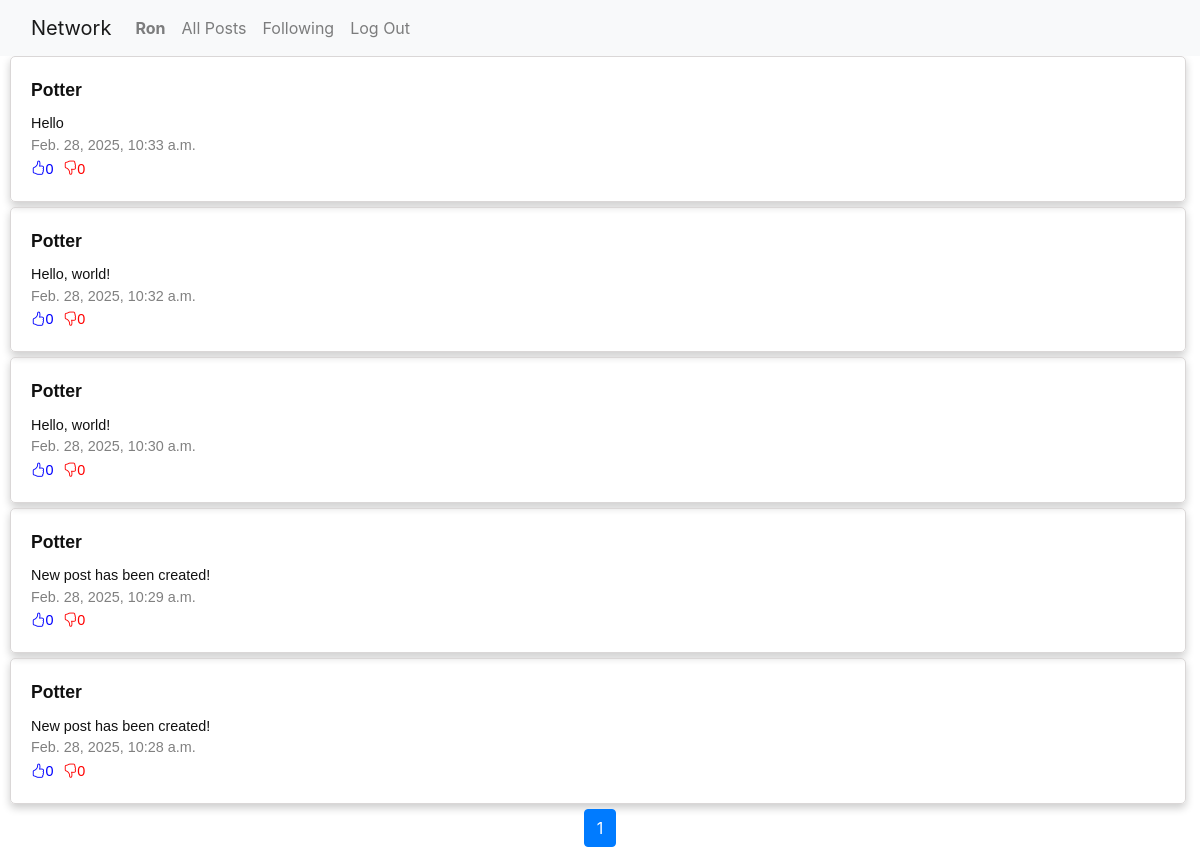
/following/2 (signed in), run on the app's committed database.
### network/models.py (models this page shows, shortened)
class User(AbstractUser):
    pass
    following = models.ManyToManyField('self', symmetrical=False, related_name='followers', blank=True)

class Posts(models.Model):
    author = models.ForeignKey(User, on_delete=models.CASCADE,related_name='posts')
    content = models.TextField(blank=False)
    date_time = models.DateTimeField(auto_now_add=True)

### network/views.py (the view)
# urls.py: path("following/<int:user_id>", views.following, name="following"),
@login_required
def following(request, user_id):
    user = get_object_or_404(User, id=user_id)
    followingListId = user.following.values_list('id', flat=True)
    posts = Posts.objects.filter(author__id__in = followingListId).order_by('-date_time')
    paginator = Paginator(posts, 10) #Show 10 posts per page.
    page_number = request.GET.get('page')
    page_obj = paginator.get_page(page_number)
    for post in page_obj:
        post.likes_count = Like.objects.filter(post=post, reaction='like').count()
        post.dislikes_count = Like.objects.filter(post=post, reaction='dislike').count()
    return render(request, 'network/following.html', {
        'page_obj': page_obj
    })

### network/templates/network/following.html (shortened to what this page needs)
{% extends 'network/layout.html' %}
{% block body %}
    {% for post in page_obj %}
        <div class="post">
            <a href="{% url 'profile' user_id=post.author.id %}"><strong>{{ post.author }}</strong></a>
            <p>{{ post.content }}</p>
            <p>{{ post.date_time }}</p>
            <div class="div-likes">
                <p class="like" id="like-{{ post.id }}"><i class="bi bi-hand-thumbs-up"></i>{{ post.likes_count }}</p>
                <p class="dislike" id="dislike-{{ post.id }}"><i class="bi bi-hand-thumbs-down"></i>{{ post.dislikes_count }}</p>
            </div>
        </div>
    {% empty %}
        <p>The {{ user.username }} has not yet subscribe to any users!</p>
    {% endfor %}
    <div class="pagination-container">
        <ul class="pagination justify-content-center">
            {% for page in page_obj.paginator.page_range %}
                {% if page >= page_obj.number|add:"-2" and page <= page_obj.number|add:"2" %}
                    <li class="page-item {% if page == page_obj.number %}active{% endif %}">
                        <a class="page-link" href="?page={{ page }}">{{ page }}</a>
                    </li>
                {% endif %}
            {% endfor %}
        </ul>
    </div>
{% endblock %}

### network/templates/network/layout.html (shortened to what this page needs)
{% load static %}
<!DOCTYPE html>
<html lang="en">
    <head>
        <link rel="stylesheet" href="https://stackpath.bootstrapcdn.com/bootstrap/4.4.1/css/bootstrap.min.css">
        <link href="https://cdn.jsdelivr.net/npm/bootstrap-icons/font/bootstrap-icons.css" rel="stylesheet">
        <link href="{% static 'network/styles.css' %}" rel="stylesheet">
        <link rel="stylesheet" href="https://cdnjs.cloudflare.com/ajax/libs/font-awesome/4.7.0/css/font-awesome.min.css">
    </head>
    <body id="{% block page_id %}{% endblock %}">
        <nav class="navbar navbar-expand-lg navbar-light bg-light">
            <div class="container-fluid">
                <a class="navbar-brand" href="#">Network</a>
                <div class="collapse navbar-collapse" id="collapsibleNavbar">
                  <ul class="navbar-nav mr-auto">
                    {% if user.is_authenticated %}
                        <li class="nav-item">
                            <a class="nav-link" href="{% url 'profile' user_id=user.id %}"><strong>{{ user.username }}</strong></a>
                        </li>
                    {% endif %}
                    <li class="nav-item">
                      <a class="nav-link" href="{% url 'index' %}">All Posts</a>
                    </li>
                    {% if user.is_authenticated %}
                        <li class="nav-item">
                            <a class="nav-link" href="{% url 'following' user_id=user.id %}">Following</a>
                        </li>
                        <li class="nav-item">
                            <a class="nav-link" href="{% url 'logout' %}">Log Out</a>
                        </li>
                    {% endif %}
                  </ul>
                </div>
            </div>
          </nav>
        <div class="body">
            {% block body %}
            {% endblock %}
        </div>
    </body>
</html>

### network/static/network/styles.css (style rules this page uses)
.post { border: 1px solid #dad7d7; border-radius: 5px; box-sizing: border-box; width: 98%; padding: 20px; margin-left: 10px; margin-bottom: 5px; font-family: Arial, Helvetica, sans-serif; box-shadow: 0 4px 8px 0 rgba(0, 0, 0, 0.2); }
.post > p { font-size: 0.9em; color: grey; margin: 0; }
.post > p:first-of-type { color: #111111; width: 50%; }
.post a { display: block; font-size: 0.9em; }
.post a:first-of-type { color: #111111; font-size: 1.1em; margin-bottom: 10px; }
.div-likes p { display: inline; margin-right: 5px; font-size: 0.9em; color: grey; }
.div-likes .like { color: blue; }
.div-likes .dislike { color: red; }

### data on the page
User: username "Ron"
Posts: author "Potter", content "Hello", date_time "Feb. 28, 2025, 10:33 a.m.", likes_count "0", dislikes_count "0"
Posts: author "Potter", content "Hello, world!", date_time "Feb. 28, 2025, 10:32 a.m.", likes_count "0", dislikes_count "0"
Posts: author "Potter", content "Hello, world!", date_time "Feb. 28, 2025, 10:30 a.m.", likes_count "0", dislikes_count "0"
Posts: author "Potter", content "New post has been created!", date_time "Feb. 28, 2025, 10:29 a.m.", likes_count "0", dislikes_count "0"
Posts: author "Potter", content "New post has been created!", date_time "Feb. 28, 2025, 10:28 a.m.", likes_count "0", dislikes_count "0"

### other printed values
{{ page }} "1"
